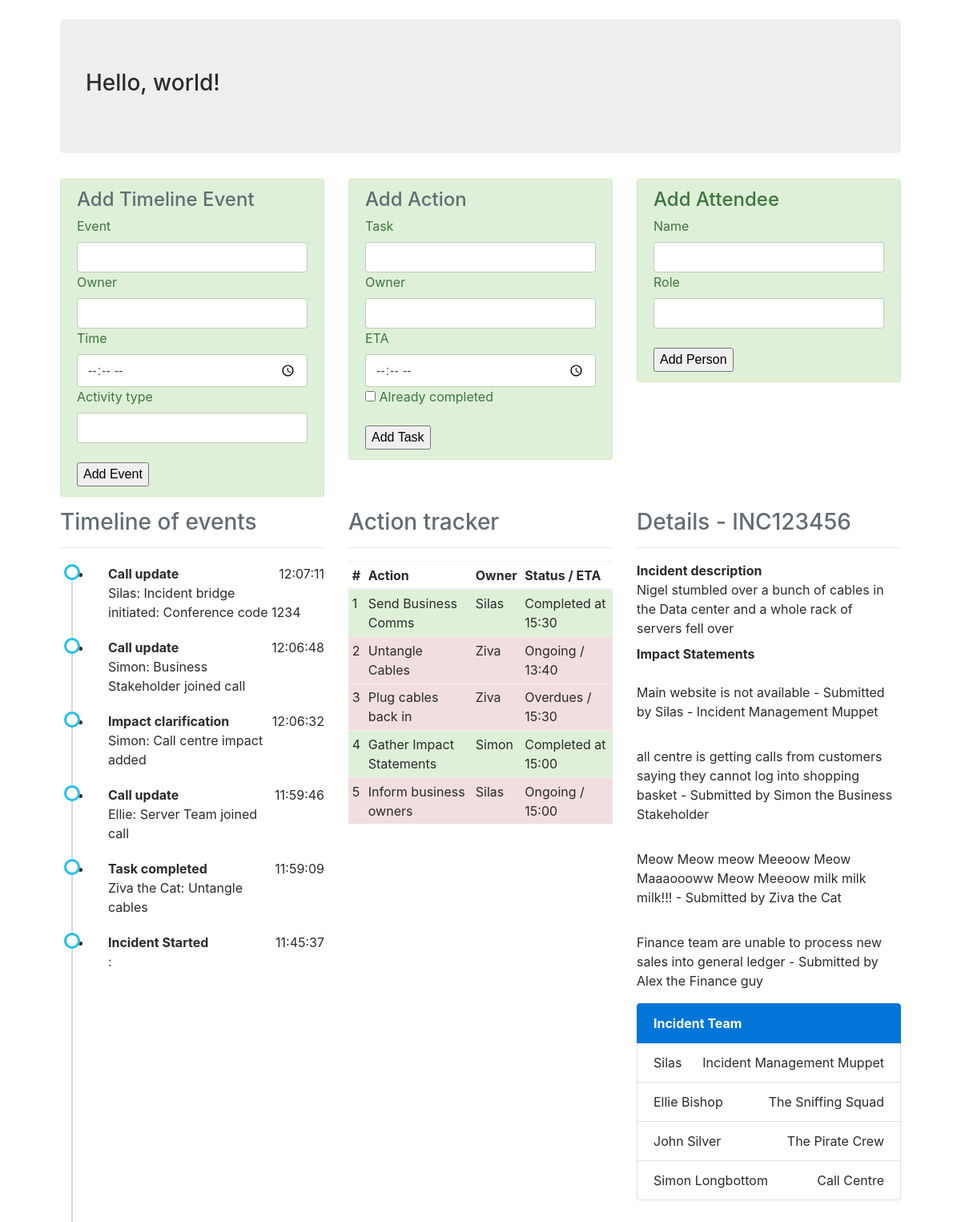
The app's page /admin/INC123456, older data.
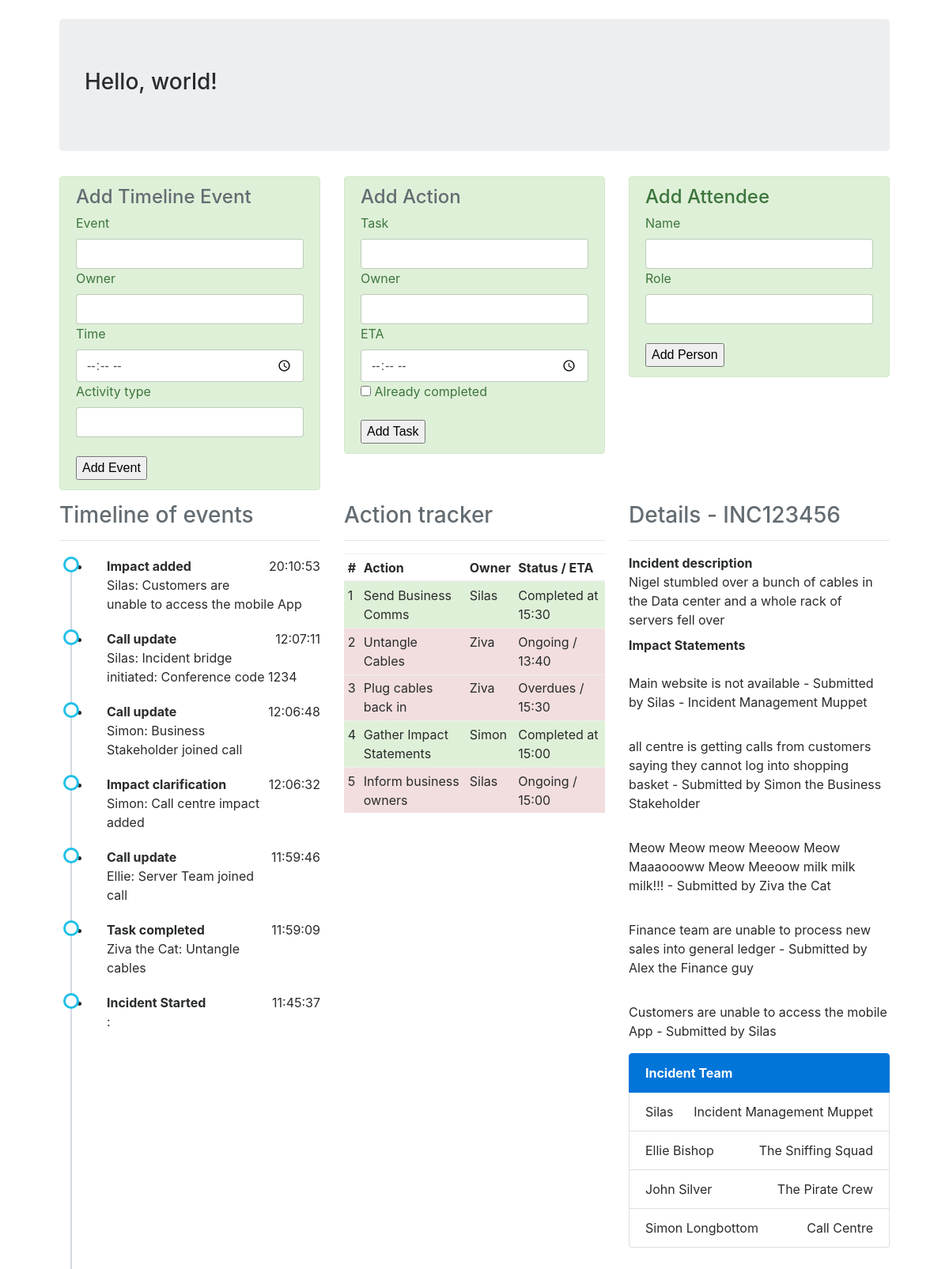
The same page, newer data.
### models.py (models this page shows, shortened)
class Event(db.Model):
    id = db.Column(db.Integer, primary_key=True)
    body = db.Column(db.String(512))
    assignee = db.Column(db.String(32), index=True)
    activity = db.Column(db.String(32))
    timestamp = db.Column(db.DateTime, index=True, default=datetime.utcnow)
    incident_no = db.Column(db.String(32), db.ForeignKey('incident.incident_no'), index=True)

class Task(db.Model):
    id = db.Column(db.Integer, primary_key=True)
    incident_no = db.Column(db.String(32), db.ForeignKey('incident.incident_no'), index=True)
    body = db.Column(db.String(512))
    assignee = db.Column(db.String(32), index=True)
    eta = db.Column(db.String(32))
    status = db.Column(db.String(32))

class ImpactStatement(db.Model):
    id = db.Column(db.Integer, primary_key=True)
    incident_no = db.Column(db.String(32), db.ForeignKey('incident.incident_no'), index=True)
    body = db.Column(db.String(512))
    submitter = db.Column(db.String(32), index=True)

class IncMem(db.Model):
    id = db.Column(db.Integer, primary_key=True)
    person = db.Column(db.String(512), index=True)
    role = db.Column(db.String(32), index=True)
    incident_no = db.Column(db.String(32), db.ForeignKey('incident.incident_no'), index=True)

### simaritan/routes.py (the view)
@app.route('/admin/<incident>')
def admin(incident):
    taskform = TaskAdditionForm()
    eventform = EventAdditionForm()
    personform  = PersonAdditionForm()
    user = {'username': 'Silas'}
    inc = Incident.query.filter_by(incident_no=incident).first()
    impacts = ImpactStatement.query.filter_by(incident_no=incident).all()
    tasks = Task.query.filter_by(incident_no=incident).all()
    timeline = Event.query.filter_by(incident_no=incident).order_by(Event.timestamp.desc()).all()
    team = IncMem.query.filter_by(incident_no=incident).all()
    return render_template('admin.html', title='Admin', taskf=taskform, eventf=eventform, teamf=personform,
                           user=user, tasks=tasks, impacts=impacts, inc=inc, team=team, timeline=timeline)

### simaritan/forms.py
class TaskAdditionForm(FlaskForm):
    task = StringField('Task', validators=[DataRequired()])
    owner = StringField('Owner', validators=[DataRequired()])
    eta = TimeField('ETA', validators=[DataRequired()])
    already_done = BooleanField('Already completed')
    submit = SubmitField('Add Task')

class EventAdditionForm(FlaskForm):
    event = StringField('Event', validators=[DataRequired()])
    owner = StringField('Owner', validators=[DataRequired()])
    activity_type = StringField('Activity type', validators=[DataRequired()])
    eta = TimeField('Time', validators=[DataRequired()])
    submit = SubmitField('Add Event')

### simaritan/templates/admin.html
{% extends "base.html" %}
{% block body %}
		<div class="row">
			<div class="col-md-12">
				<div class="row">
					{% include "components/admin-header-row.html" %}
				</div>
				<div class="row">
					<div class="col-md-4">
						{% include "components/timeline.html" %}
					</div>
					<div class="col-md-4">
						{% include "components/actions.html" %}
					</div>
					<div class="col-md-4">
						{% include "components/incdetails.html" %}
						{% include "components/team.html" %}
					</div>
				</div>
			</div>
		</div>
	</div>
{% endblock %}

### simaritan/templates/components/timeline.html
<h3 class="text-left text-muted">
	Timeline of events
</h3>
<hr />
<ul class="timeline">
	{% for tl in timeline %}
		<li>
			<strong>{{ tl.activity }}</strong>
			<p class="float-right">{{tl.timestamp.strftime('%X')}}</p>
			<p>{{ tl.assignee }}: {{ tl.body }}</p>
		</li>
	{% endfor %}
</ul>

### simaritan/templates/components/actions.html
<h3 class="text-left text-muted">
	Action tracker
</h3>
<hr />
<table class="table table-striped table-hover table-sm">
	<thead>
		<tr>
			<th>
				#
			</th>
			<th>
				Action
			</th>
			<th>
				Owner
			</th>
			<th>
				Status / ETA
			</th>
		</tr>
    </thead>
    <tbody>
		{% for task in tasks %}
        		{% if task.status == 'Complete' %}
        	<tr class="table-success">
   	    	 	{% endif %}
   	    	 	{% if task.status != 'Complete' %}
	    	<tr class="table-danger">
   	    	 	{% endif %}
	    		<td>
	    			{{ task.id }}
	    		</td>
	    		<td>
	    			{{ task.body }}
	    		</td>
	    		<td>
	    			{{ task.assignee }}
	    		</td>
	    		<td>
	    			{{ task.status }}{% if task.status == 'Complete' %}d at {{ task.eta }} {% endif %}
	    			{% if task.status != 'Complete' %} / {{ task.eta }} {% endif %}
	    		</td>
	    	</tr>
    	{% endfor %}
    </tbody>
</table>

### simaritan/templates/components/incdetails.html
<h3 class="text-left text-muted">
	Details - {{ inc.incident_no }}
</h3>
<hr />
<dl>
	<dt>
		Incident description
	</dt>
	<dd>
		{{ inc.description }}
	</dd>
	<dt>
		Impact Statements
	</dt>
	{% for statement in impacts %}
	<dd><br />
		{{ statement.body }} - Submitted by {{statement.submitter }}
	</dd>
	{% endfor %}
</dl>

### simaritan/templates/components/team.html
<div class="list-group">
	<strong href="#" class="list-group-item list-group-item-action active">Incident Team</strong>
	{% for member in team %}
	<div class="list-group-item justify-content-between">
		{{ member.person }} <span class="">{{ member.role }}</span>
	</div>
	{% endfor %}
</div>

Row changes from the older to the newer data that the page shows:
added Event: activity "Impact added", timestamp "20:10:53", assignee "Silas", body "Customers are unable to access the mobile App"
added ImpactStatement: body "Customers are unable to access the mobile App", submitter "Silas"
